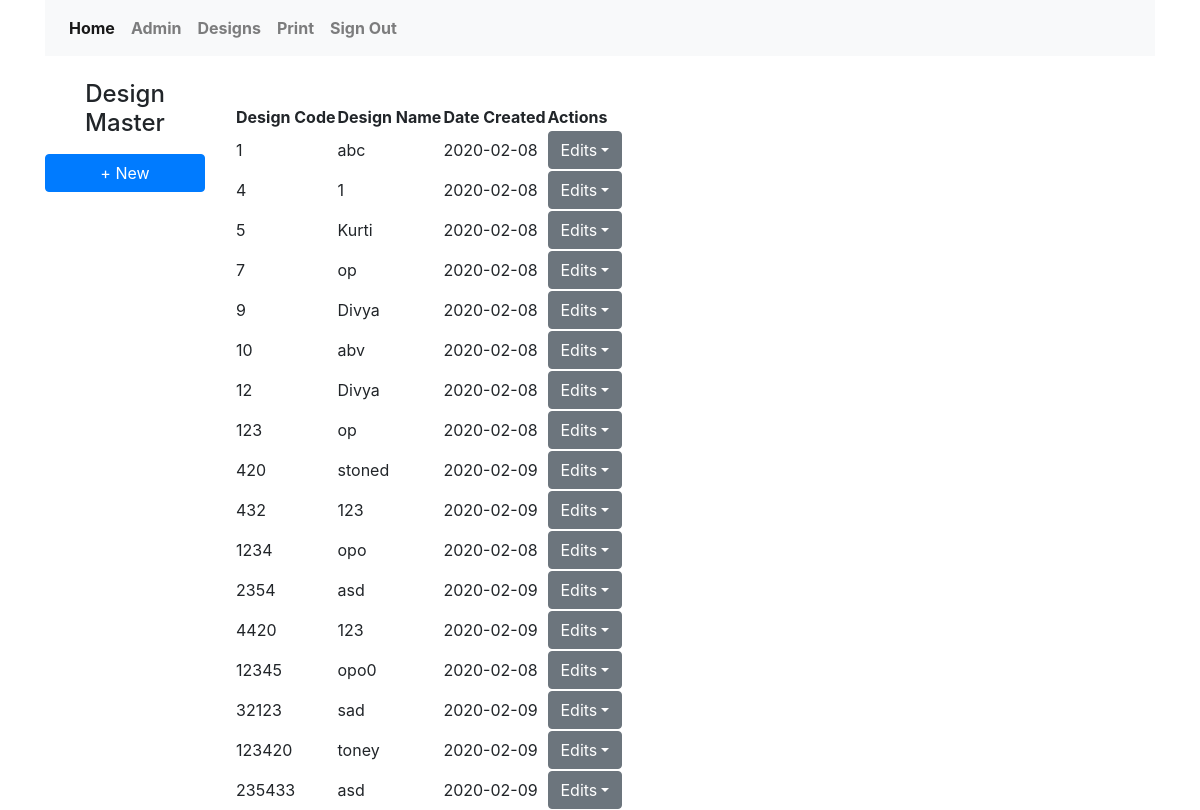
The app's page /designmast with its own data.
### models.py (models this page shows, shortened)
class DesignMast(db.Model):
    __tablename__ = 'designmast'
    design_code = db.Column(db.Integer, primary_key=True)
    design_name = db.Column(db.String(50))
    changed_user_id = db.Column(db.Integer, db.ForeignKey('user.user_id'))
    date_created = db.Column(db.Date)
    date_changed = db.Column(db.Date)

### design.py (the view)
@design.route('/designmast')
def design_main():
    d_many = DesignMast.query.all()
    return render_template('Design/design.html', d_many=d_many)

### templates/Design/design.html (shortened to what this page needs)
{% extends 'base.html' %}
{% block body %}
    <div class="row mt-4">
        <div class="col-2">
            <h4 class="h4 text-center mb-3">Design Master</h4>
            <div class=" btn-group-vertical w-100" role="group" aria-label="Actions">
                <button type="button" class="btn btn-primary btn-block mb-2 " data-toggle="modal" data-target="#addDesignModal">+ New</button>
            </div>
        </div>
        <div class="col">
            <table id="designTable" class="display display compact mt-4">
                <thead class="thead-light">
                    <tr>
                        <th>Design Code</th>
                        <th>Design Name</th>
                        <th>Date Created</th>
                        <th>Actions</th>
                    </tr>
                </thead>
                <tbody>
                {% for d in d_many %}
                    <tr>
                        <td scope="row">{{d.design_code}}</td>
                        <td>{{d.design_name}}</td>
                        <td>{{d.date_created}}</td>
                        <td><div class="btn-group" role="group" aria-label="">
                            <div class="btn-group" role="group">
                                <button id="dropdownId" type="button" class="btn btn-secondary dropdown-toggle" data-toggle="dropdown" aria-haspopup="true"
                                        aria-expanded="false">
                                Edits</button>
                            </div>
                        </div></td>
                    </tr>
                {% endfor %}
                </tbody>
            </table>
        </div>
    </div>
{% endblock %}

### templates/base.html (shortened to what this page needs)
<!doctype html>
<html lang="en">
  <head>
    <link rel="stylesheet" href="{{url_for('static',filename='css/bootstrap.min.css')}}">
  </head>
  <body>
    <div class="container">
      <div class="row">
          <div class="col">
              <nav class="navbar navbar-expand navbar-light bg-light">
                  <div class="nav navbar-nav">
                      <a class=" font-weight-bold nav-item nav-link active" href="#">Home</a>
                      <a class=" font-weight-bold nav-item nav-link" href="#">Admin</a>
                      <a class=" font-weight-bold nav-item nav-link" href="{{url_for('design.design_main')}}">Designs</a>
                      <a class=" font-weight-bold nav-item nav-link" href="#">Print</a>
                      <a class=" font-weight-bold nav-item nav-link" href="#">Sign Out</a>
                  </div>
              </nav>
          </div>
      </div>
    {% block body %}
    {% endblock %}
  </div>
  </body>
</html>

### records on screen
DesignMast: design_code "1", design_name "abc", date_created "2020-02-08"
DesignMast: design_code "4", design_name "1", date_created "2020-02-08"
DesignMast: design_code "5", design_name "Kurti", date_created "2020-02-08"
DesignMast: design_code "7", design_name "op", date_created "2020-02-08"
DesignMast: design_code "9", design_name "Divya", date_created "2020-02-08"
DesignMast: design_code "10", design_name "abv", date_created "2020-02-08"
DesignMast: design_code "12", design_name "Divya", date_created "2020-02-08"
DesignMast: design_code "123", design_name "op", date_created "2020-02-08"
DesignMast: design_code "420", design_name "stoned", date_created "2020-02-09"
DesignMast: design_code "432", design_name "123", date_created "2020-02-09"
DesignMast: design_code "1234", design_name "opo", date_created "2020-02-08"
DesignMast: design_code "2354", design_name "asd", date_created "2020-02-09"
DesignMast: design_code "4420", design_name "123", date_created "2020-02-09"
DesignMast: design_code "12345", design_name "opo0", date_created "2020-02-08"
DesignMast: design_code "32123", design_name "sad", date_created "2020-02-09"
DesignMast: design_code "123420", design_name "toney", date_created "2020-02-09"
DesignMast: design_code "235433", design_name "asd", date_created "2020-02-09"
